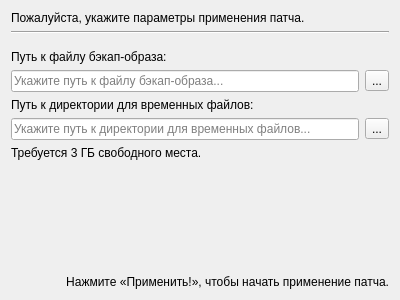
<?xml version="1.0" encoding="UTF-8"?>
<ui version="4.0">
 <class>ImagePatchPage</class>
 <widget class="QWidget" name="ImagePatchPage">
  <property name="geometry">
   <rect>
    <x>0</x>
    <y>0</y>
    <width>400</width>
    <height>300</height>
   </rect>
  </property>
  <property name="windowTitle">
   <string>Form</string>
  </property>
  <property name="title" stdset="0">
   <string>Параметры применения патча</string>
  </property>
  <layout class="QVBoxLayout" name="verticalLayout">
   <item>
    <widget class="QLabel" name="label_3">
     <property name="text">
      <string>Пожалуйста, укажите параметры применения патча.</string>
     </property>
    </widget>
   </item>
   <item>
    <widget class="Line" name="line">
     <property name="orientation">
      <enum>Qt::Horizontal</enum>
     </property>
    </widget>
   </item>
   <item>
    <spacer name="verticalSpacer_2">
     <property name="orientation">
      <enum>Qt::Vertical</enum>
     </property>
     <property name="sizeType">
      <enum>QSizePolicy::Fixed</enum>
     </property>
     <property name="sizeHint" stdset="0">
      <size>
       <width>20</width>
       <height>10</height>
      </size>
     </property>
    </spacer>
   </item>
   <item>
    <widget class="QLabel" name="label">
     <property name="text">
      <string>Путь к файлу бэкап-образа:</string>
     </property>
    </widget>
   </item>
   <item>
    <layout class="QHBoxLayout" name="horizontalLayout">
     <item>
      <widget class="QLineEdit" name="imagePath">
       <property name="placeholderText">
        <string>Укажите путь к файлу бэкап-образа...</string>
       </property>
      </widget>
     </item>
     <item>
      <widget class="QToolButton" name="selectImageButton">
       <property name="toolTip">
        <string>Выбрать файл бэкап-образа</string>
       </property>
       <property name="text">
        <string>...</string>
       </property>
      </widget>
     </item>
    </layout>
   </item>
   <item>
    <widget class="QLabel" name="label_2">
     <property name="text">
      <string>Путь к директории для временных файлов:</string>
     </property>
    </widget>
   </item>
   <item>
    <layout class="QHBoxLayout" name="horizontalLayout_2">
     <item>
      <widget class="QLineEdit" name="tempPath">
       <property name="placeholderText">
        <string>Укажите путь к директории для временных файлов...</string>
       </property>
      </widget>
     </item>
     <item>
      <widget class="QToolButton" name="selectTempPathButton">
       <property name="toolTip">
        <string>Выбрать директорию для временных файлов</string>
       </property>
       <property name="text">
        <string>...</string>
       </property>
      </widget>
     </item>
    </layout>
   </item>
   <item>
    <widget class="QLabel" name="label_4">
     <property name="text">
      <string>Требуется 3 ГБ свободного места.</string>
     </property>
    </widget>
   </item>
   <item>
    <spacer name="verticalSpacer">
     <property name="orientation">
      <enum>Qt::Vertical</enum>
     </property>
     <property name="sizeHint" stdset="0">
      <size>
       <width>20</width>
       <height>40</height>
      </size>
     </property>
    </spacer>
   </item>
   <item>
    <widget class="QLabel" name="label_5">
     <property name="text">
      <string>Нажмите «Применить!», чтобы начать применение патча.</string>
     </property>
     <property name="alignment">
      <set>Qt::AlignBottom|Qt::AlignRight|Qt::AlignTrailing</set>
     </property>
    </widget>
   </item>
  </layout>
 </widget>
 <resources/>
 <connections/>
</ui>
